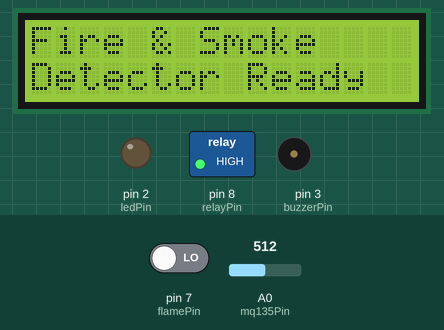
A sketch run on a simulated Arduino Uno, built with avr-gcc and run on an emulated ATmega328P. On the bench: 16×2 character LCD, switched loads named in the sketch (green lamp = pin HIGH), output pins drawn as LEDs (lit = HIGH), buzzer (waves = sounding, pin HIGH). Inputs (shaded band) come from the test bench; at power-on: pin 7 (flamePin) LOW, A0 (mq135Pin) = 512. What the sketch prints to the serial monitor is not drawn.

Above: at 0.2 s.
At 2.2 s:
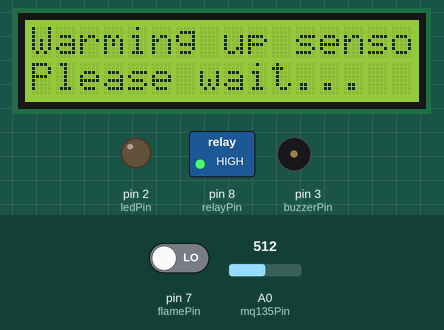
At 32.5 s:
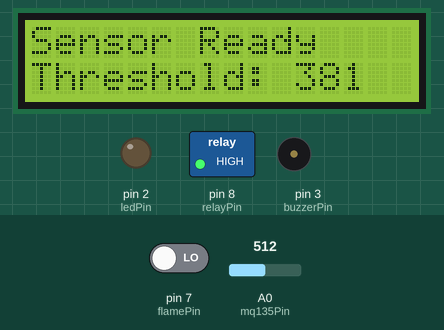
At 34.7 s:
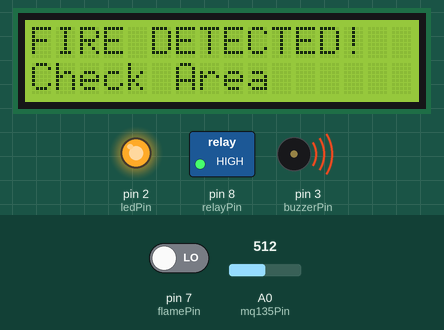
Timing chart, 0 to 36.2 s (numbered marks = the images above):
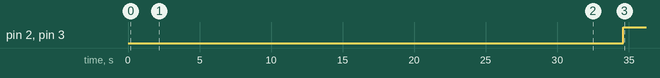

Measured:
- by itself, pin 2 (ledPin), pin 3 (buzzerPin): LOW → HIGH at 34.6 s
- what the display in image 0 shows lasts 2.1 s, from 0.1 s to 2.2 s
- what the display in image 1 shows lasts 30.2 s, from 2.2 s to 32.4 s

The sketch:

projfinal.ino
```cpp
#include <Wire.h>
#include <LiquidCrystal_I2C.h>
#include <SoftwareSerial.h>


#define flamePin 7
#define ledPin 2
#define buzzerPin 3
#define relayPin 8
#define mq135Pin A0


LiquidCrystal_I2C lcd(0x27, 16, 2);
SoftwareSerial espSerial(10, 11);


enum State {
  SAFE,
  FIRE,
  GAS
};

State currentState = SAFE;
State lastState = SAFE;


unsigned long lastReadTime = 0;
const int readInterval = 300;


int gasBaseline = 0;
int gasThreshold = 0;
#define GAS_OFFSET 15
#define GAS_CONSECUTIVE 4
int gasCounter = 0;


int readGasAverage(int samples = 20) {
  long sum = 0;
  for (int i = 0; i < samples; i++) {
    sum += analogRead(mq135Pin);
    delay(10); // slight delay for stability
  }
  return sum / samples;
}

void setup() {
  pinMode(flamePin, INPUT);
  pinMode(ledPin, OUTPUT);
  pinMode(buzzerPin, OUTPUT);
  pinMode(relayPin, OUTPUT);
  digitalWrite(relayPin, HIGH);
  delay(50);

  Serial.begin(9600);
  espSerial.begin(9600);

  lcd.init();
  lcd.backlight();

  lcd.setCursor(0,0);
  lcd.print("Fire & Smoke");
  lcd.setCursor(0,1);
  lcd.print("Detector Ready");
  delay(2000);
  lcd.clear();

  digitalWrite(relayPin, HIGH);


  lcd.setCursor(0,0);
  lcd.print("Warming up sensor");
  lcd.setCursor(0,1);
  lcd.print("Please wait...");
  long sum = 0;
  unsigned long warmUpStart = millis();
  const unsigned long warmUpTime = 30000; // 10 min warm-up
  while (millis() - warmUpStart < warmUpTime) {
    digitalWrite(relayPin, HIGH);
    int val = readGasAverage();
    sum += val;
    Serial.print("Warm-up Gas: ");
    Serial.println(val);
    delay(500);
  }

  gasBaseline = sum / (warmUpTime / 500);
  gasThreshold = gasBaseline + GAS_OFFSET;

  lcd.clear();
  lcd.setCursor(0,0);
  lcd.print("Sensor Ready");
  lcd.setCursor(0,1);
  lcd.print("Threshold: ");
  lcd.print(gasThreshold);
  delay(2000);
  lcd.clear();

  Serial.print("Gas Baseline: ");
  Serial.println(gasBaseline);
  Serial.print("Gas Threshold: ");
  Serial.println(gasThreshold);
}

void loop() {
  unsigned long currentMillis = millis();

  if (currentMillis - lastReadTime >= readInterval) {
    lastReadTime = currentMillis;

    int gasValue = readGasAverage();
    int flame = digitalRead(flamePin);

    Serial.print("Flame: ");
    Serial.print(flame);
    Serial.print(" | Gas: ");
    Serial.println(gasValue);

    // Determine state
    if (flame == LOW) {
      currentState = FIRE;
      gasCounter = 0; // reset counter
    }
    else if (gasValue > gasThreshold) {
      gasCounter++;
      if (gasCounter >= GAS_CONSECUTIVE) {
        currentState = GAS;
      } else {
        currentState = SAFE;
      }
    }
    else {
      currentState = SAFE;
      gasCounter = 0;
    }

    if (currentState != lastState || currentState == SAFE) {
      lcd.clear();

      switch (currentState) {
        case FIRE:
          digitalWrite(ledPin, HIGH);
          digitalWrite(buzzerPin, HIGH);
          digitalWrite(relayPin, HIGH); // Fan OFF

          lcd.setCursor(0,0);
          lcd.print("FIRE DETECTED!");
          lcd.setCursor(0,1);
          lcd.print("Check Area");

          Serial.println("Sending FIRE");
          espSerial.println("FIRE");
          break;

        case GAS:
          digitalWrite(ledPin, HIGH);
          digitalWrite(buzzerPin, HIGH);
          digitalWrite(relayPin, LOW);

          lcd.setCursor(0,0);
          lcd.print("GAS DETECTED!");
          lcd.setCursor(0,1);
          lcd.print("Fan ON");

          Serial.print("Sending GAS: ");
          Serial.println(gasValue);
          espSerial.print("GAS:");
          espSerial.println(gasValue);
          break;

        case SAFE:
          digitalWrite(ledPin, LOW);
          digitalWrite(buzzerPin, LOW);
          digitalWrite(relayPin, HIGH);

          lcd.setCursor(0,0);
          lcd.print("System Safe");
          lcd.setCursor(0,1);
          lcd.print("No Danger");

          Serial.println("System Safe");
          break;
      }

      lastState = currentState;
    }
  }
}
```
